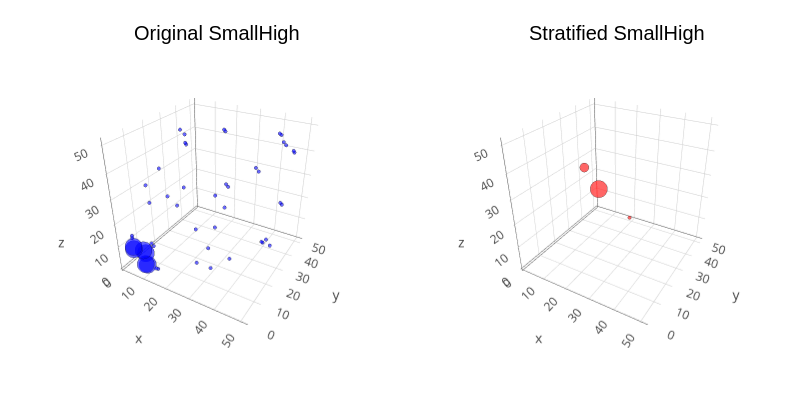

Notebook code for this chart:
### Code cell
process_high_school_hypergraph(50)

### Figure 1 — Plotly figure (JSON) as saved in the notebook; plotly's stock layout.template omitted (floating-point values rounded to 4 significant figures)
{"data": [{"colorbar": {"len": 0.8657, "title": "", "x": 0.4951, "y": 0.5087}, "legendgroup": "y1", "marker": {"color": "rgba(0, 0, 255, 0.600)", "line": {"color": "rgba(0, 0, 0, 0.600)", "width": 1}, "size": 2, "symbol": "circle"}, "mode": "markers", "name": "y1", "scene": "scene1", "showlegend": true, "type": "scatter3d", "x": [43], "xaxis": "x1", "y": [40], "yaxis": "y1", "z": [1], "zaxis": "z1"}, {"colorbar": {"len": 0.8657, "title": "", "x": 0.4951, "y": 0.5087}, "legendgroup": "y1", "marker": {"color": "rgba(0, 0, 255, 0.600)", "line": {"color": "rgba(0, 0, 0, 0.600)", "width": 1}, "size": 2, "symbol": "circle"}, "mode": "markers", "name": "y1", "scene": "scene1", "showlegend": false, "type": "scatter3d", "x": [40], "xaxis": "x1", "y": [43], "yaxis": "y1", "z": [1], "zaxis": "z1"}, {"colorbar": {"len": 0.8657, "title": "", "x": 0.4951, "y": 0.5087}, "legendgroup": "y1", "marker": {"color": "rgba(0, 0, 255, 0.600)", "line": {"color": "rgba(0, 0, 0, 0.600)", "width": 1}, "size": 10, "symbol": "circle"}, "mode": "markers", "name": "y1", "scene": "scene1", "showlegend": false, "type": "scatter3d", "x": [9], "xaxis": "x1", "y": [4], "yaxis": "y1", "z": [3], "zaxis": "z1"}, {"colorbar": {"len": 0.8657, "title": "", "x": 0.4951, "y": 0.5087}, "legendgroup": "y1", "marker": {"color": "rgba(0, 0, 255, 0.600)", "line": {"color": "rgba(0, 0, 0, 0.600)", "width": 1}, "size": 2, "symbol": "circle"}, "mode": "markers", "name": "y1", "scene": "scene1", "showlegend": false, "type": "scatter3d", "x": [14], "xaxis": "x1", "y": [4], "yaxis": "y1", "z": [3], "zaxis": "z1"}, {"colorbar": {"len": 0.8657, "title": "", "x": 0.4951, "y": 0.5087}, "legendgroup": "y1", "marker": {"color": "rgba(0, 0, 255, 0.600)", "line": {"color": "rgba(0, 0, 0, 0.600)", "width": 1}, "size": 10, "symbol": "circle"}, "mode": "markers", "name": "y1", "scene": "scene1", "showlegend": false, "type": "scatter3d", "x": [4], "xaxis": "x1", "y": [9], "yaxis": "y1", "z": [3], "zaxis": "z1"}, {"colorbar": {"len": 0.8657, "title": "", "x": 0.4951, "y": 0.5087}, "legendgroup": "y1", "marker": {"color": "rgba(0, 0, 255, 0.600)", "line": {"color": "rgba(0, 0, 0, 0.600)", "width": 1}, "size": 2, "symbol": "circle"}, "mode": "markers", "name": "y1", "scene": "scene1", "showlegend": false, "type": "scatter3d", "x": [4], "xaxis": "x1", "y": [14], "yaxis": "y1", "z": [3], "zaxis": "z1"}, {"colorbar": {"len": 0.8657, "title": "", "x": 0.4951, "y": 0.5087}, "legendgroup": "y1", "marker": {"color": "rgba(0, 0, 255, 0.600)", "line": {"color": "rgba(0, 0, 0, 0.600)", "width": 1}, "size": 10, "symbol": "circle"}, "mode": "markers", "name": "y1", "scene": "scene1", "showlegend": false, "type": "scatter3d", "x": [9], "xaxis": "x1", "y": [3], "yaxis": "y1", "z": [4], "zaxis": "z1"}, {"colorbar": {"len": 0.8657, "title": "", "x": 0.4951, "y": 0.5087}, "legendgroup": "y1", "marker": {"color": "rgba(0, 0, 255, 0.600)", "line": {"color": "rgba(0, 0, 0, 0.600)", "width": 1}, "size": 2, "symbol": "circle"}, "mode": "markers", "name": "y1", "scene": "scene1", "showlegend": false, "type": "scatter3d", "x": [14], "xaxis": "x1", "y": [3], "yaxis": "y1", "z": [4], "zaxis": "z1"}, {"colorbar": {"len": 0.8657, "title": "", "x": 0.4951, "y": 0.5087}, "legendgroup": "y1", "marker": {"color": "rgba(0, 0, 255, 0.600)", "line": {"color": "rgba(0, 0, 0, 0.600)", "width": 1}, "size": 10, "symbol": "circle"}, "mode": "markers", "name": "y1", "scene": "scene1", "showlegend": false, "type": "scatter3d", "x": [3], "xaxis": "x1", "y": [9], "yaxis": "y1", "z": [4], "zaxis": "z1"}, {"colorbar": {"len": 0.8657, "title": "", "x": 0.4951, "y": 0.5087}, "legendgroup": "y1", "marker": {"color": "rgba(0, 0, 255, 0.600)", "line": {"color": "rgba(0, 0, 0, 0.600)", "width": 1}, "size": 2, "symbol": "circle"}, "mode": "markers", "name": "y1", "scene": "scene1", "showlegend": false, "type": "scatter3d", "x": [31], "xaxis": "x1", "y": [13], "yaxis": "y1", "z": [4], "zaxis": "z1"}, {"colorbar": {"len": 0.8657, "title": "", "x": 0.4951, "y": 0.5087}, "legendgroup": "y1", "marker": {"color": "rgba(0, 0, 255, 0.600)", "line": {"color": "rgba(0, 0, 0, 0.600)", "width": 1}, "size": 2, "symbol": "circle"}, "mode": "markers", "name": "y1", "scene": "scene1", "showlegend": false, "type": "scatter3d", "x": [3], "xaxis": "x1", "y": [14], "yaxis": "y1", "z": [4], "zaxis": "z1"}, {"colorbar": {"len": 0.8657, "title": "", "x": 0.4951, "y": 0.5087}, "legendgroup": "y1", "marker": {"color": "rgba(0, 0, 255, 0.600)", "line": {"color": "rgba(0, 0, 0, 0.600)", "width": 1}, "size": 2, "symbol": "circle"}, "mode": "markers", "name": "y1", "scene": "scene1", "showlegend": false, "type": "scatter3d", "x": [13], "xaxis": "x1", "y": [31], "yaxis": "y1", "z": [4], "zaxis": "z1"}, {"colorbar": {"len": 0.8657, "title": "", "x": 0.4951, "y": 0.5087}, "legendgroup": "y1", "marker": {"color": "rgba(0, 0, 255, 0.600)", "line": {"color": "rgba(0, 0, 0, 0.600)", "width": 1}, "size": 2, "symbol": "circle"}, "mode": "markers", "name": "y1", "scene": "scene1", "showlegend": false, "type": "scatter3d", "x": [35], "xaxis": "x1", "y": [20], "yaxis": "y1", "z": [5], "zaxis": "z1"}, {"colorbar": {"len": 0.8657, "title": "", "x": 0.4951, "y": 0.5087}, "legendgroup": "y1", "marker": {"color": "rgba(0, 0, 255, 0.600)", "line": {"color": "rgba(0, 0, 0, 0.600)", "width": 1}, "size": 2, "symbol": "circle"}, "mode": "markers", "name": "y1", "scene": "scene1", "showlegend": false, "type": "scatter3d", "x": [20], "xaxis": "x1", "y": [35], "yaxis": "y1", "z": [5], "zaxis": "z1"}, {"colorbar": {"len": 0.8657, "title": "", "x": 0.4951, "y": 0.5087}, "legendgroup": "y1", "marker": {"color": "rgba(0, 0, 255, 0.600)", "line": {"color": "rgba(0, 0, 0, 0.600)", "width": 1}, "size": 10, "symbol": "circle"}, "mode": "markers", "name": "y1", "scene": "scene1", "showlegend": false, "type": "scatter3d", "x": [4], "xaxis": "x1", "y": [3], "yaxis": "y1", "z": [9], "zaxis": "z1"}, {"colorbar": {"len": 0.8657, "title": "", "x": 0.4951, "y": 0.5087}, "legendgroup": "y1", "marker": {"color": "rgba(0, 0, 255, 0.600)", "line": {"color": "rgba(0, 0, 0, 0.600)", "width": 1}, "size": 10, "symbol": "circle"}, "mode": "markers", "name": "y1", "scene": "scene1", "showlegend": false, "type": "scatter3d", "x": [3], "xaxis": "x1", "y": [4], "yaxis": "y1", "z": [9], "zaxis": "z1"}, {"colorbar": {"len": 0.8657, "title": "", "x": 0.4951, "y": 0.5087}, "legendgroup": "y1", "marker": {"color": "rgba(0, 0, 255, 0.600)", "line": {"color": "rgba(0, 0, 0, 0.600)", "width": 1}, "size": 2, "symbol": "circle"}, "mode": "markers", "name": "y1", "scene": "scene1", "showlegend": false, "type": "scatter3d", "x": [31], "xaxis": "x1", "y": [4], "yaxis": "y1", "z": [13], "zaxis": "z1"}, {"colorbar": {"len": 0.8657, "title": "", "x": 0.4951, "y": 0.5087}, "legendgroup": "y1", "marker": {"color": "rgba(0, 0, 255, 0.600)", "line": {"color": "rgba(0, 0, 0, 0.600)", "width": 1}, "size": 2, "symbol": "circle"}, "mode": "markers", "name": "y1", "scene": "scene1", "showlegend": false, "type": "scatter3d", "x": [4], "xaxis": "x1", "y": [31], "yaxis": "y1", "z": [13], "zaxis": "z1"}, {"colorbar": {"len": 0.8657, "title": "", "x": 0.4951, "y": 0.5087}, "legendgroup": "y1", "marker": {"color": "rgba(0, 0, 255, 0.600)", "line": {"color": "rgba(0, 0, 0, 0.600)", "width": 1}, "size": 2, "symbol": "circle"}, "mode": "markers", "name": "y1", "scene": "scene1", "showlegend": false, "type": "scatter3d", "x": [4], "xaxis": "x1", "y": [3], "yaxis": "y1", "z": [14], "zaxis": "z1"}, {"colorbar": {"len": 0.8657, "title": "", "x": 0.4951, "y": 0.5087}, "legendgroup": "y1", "marker": {"color": "rgba(0, 0, 255, 0.600)", "line": {"color": "rgba(0, 0, 0, 0.600)", "width": 1}, "size": 2, "symbol": "circle"}, "mode": "markers", "name": "y1", "scene": "scene1", "showlegend": false, "type": "scatter3d", "x": [3], "xaxis": "x1", "y": [4], "yaxis": "y1", "z": [14], "zaxis": "z1"}, {"colorbar": {"len": 0.8657, "title": "", "x": 0.4951, "y": 0.5087}, "legendgroup": "y1", "marker": {"color": "rgba(0, 0, 255, 0.600)", "line": {"color": "rgba(0, 0, 0, 0.600)", "width": 1}, "size": 2, "symbol": "circle"}, "mode": "markers", "name": "y1", "scene": "scene1", "showlegend": false, "type": "scatter3d", "x": [48], "xaxis": "x1", "y": [19], "yaxis": "y1", "z": [18], "zaxis": "z1"}, {"colorbar": {"len": 0.8657, "title": "", "x": 0.4951, "y": 0.5087}, "legendgroup": "y1", "marker": {"color": "rgba(0, 0, 255, 0.600)", "line": {"color": "rgba(0, 0, 0, 0.600)", "width": 1}, "size": 2, "symbol": "circle"}, "mode": "markers", "name": "y1", "scene": "scene1", "showlegend": false, "type": "scatter3d", "x": [19], "xaxis": "x1", "y": [48], "yaxis": "y1", "z": [18], "zaxis": "z1"}, {"colorbar": {"len": 0.8657, "title": "", "x": 0.4951, "y": 0.5087}, "legendgroup": "y1", "marker": {"color": "rgba(0, 0, 255, 0.600)", "line": {"color": "rgba(0, 0, 0, 0.600)", "width": 1}, "size": 2, "symbol": "circle"}, "mode": "markers", "name": "y1", "scene": "scene1", "showlegend": false, "type": "scatter3d", "x": [48], "xaxis": "x1", "y": [18], "yaxis": "y1", "z": [19], "zaxis": "z1"}, {"colorbar": {"len": 0.8657, "title": "", "x": 0.4951, "y": 0.5087}, "legendgroup": "y1", "marker": {"color": "rgba(0, 0, 255, 0.600)", "line": {"color": "rgba(0, 0, 0, 0.600)", "width": 1}, "size": 2, "symbol": "circle"}, "mode": "markers", "name": "y1", "scene": "scene1", "showlegend": false, "type": "scatter3d", "x": [45], "xaxis": "x1", "y": [44], "yaxis": "y1", "z": [19], "zaxis": "z1"}, {"colorbar": {"len": 0.8657, "title": "", "x": 0.4951, "y": 0.5087}, "legendgroup": "y1", "marker": {"color": "rgba(0, 0, 255, 0.600)", "line": {"color": "rgba(0, 0, 0, 0.600)", "width": 1}, "size": 2, "symbol": "circle"}, "mode": "markers", "name": "y1", "scene": "scene1", "showlegend": false, "type": "scatter3d", "x": [44], "xaxis": "x1", "y": [45], "yaxis": "y1", "z": [19], "zaxis": "z1"}, {"colorbar": {"len": 0.8657, "title": "", "x": 0.4951, "y": 0.5087}, "legendgroup": "y1", "marker": {"color": "rgba(0, 0, 255, 0.600)", "line": {"color": "rgba(0, 0, 0, 0.600)", "width": 1}, "size": 2, "symbol": "circle"}, "mode": "markers", "name": "y1", "scene": "scene1", "showlegend": false, "type": "scatter3d", "x": [18], "xaxis": "x1", "y": [48], "yaxis": "y1", "z": [19], "zaxis": "z1"}, {"colorbar": {"len": 0.8657, "title": "", "x": 0.4951, "y": 0.5087}, "legendgroup": "y1", "marker": {"color": "rgba(0, 0, 255, 0.600)", "line": {"color": "rgba(0, 0, 0, 0.600)", "width": 1}, "size": 2, "symbol": "circle"}, "mode": "markers", "name": "y1", "scene": "scene1", "showlegend": false, "type": "scatter3d", "x": [35], "xaxis": "x1", "y": [5], "yaxis": "y1", "z": [20], "zaxis": "z1"}, {"colorbar": {"len": 0.8657, "title": "", "x": 0.4951, "y": 0.5087}, "legendgroup": "y1", "marker": {"color": "rgba(0, 0, 255, 0.600)", "line": {"color": "rgba(0, 0, 0, 0.600)", "width": 1}, "size": 2, "symbol": "circle"}, "mode": "markers", "name": "y1", "scene": "scene1", "showlegend": false, "type": "scatter3d", "x": [5], "xaxis": "x1", "y": [35], "yaxis": "y1", "z": [20], "zaxis": "z1"}, {"colorbar": {"len": 0.8657, "title": "", "x": 0.4951, "y": 0.5087}, "legendgroup": "y1", "marker": {"color": "rgba(0, 0, 255, 0.600)", "line": {"color": "rgba(0, 0, 0, 0.600)", "width": 1}, "size": 2, "symbol": "circle"}, "mode": "markers", "name": "y1", "scene": "scene1", "showlegend": false, "type": "scatter3d", "x": [13], "xaxis": "x1", "y": [4], "yaxis": "y1", "z": [31], "zaxis": "z1"}, {"colorbar": {"len": 0.8657, "title": "", "x": 0.4951, "y": 0.5087}, "legendgroup": "y1", "marker": {"color": "rgba(0, 0, 255, 0.600)", "line": {"color": "rgba(0, 0, 0, 0.600)", "width": 1}, "size": 2, "symbol": "circle"}, "mode": "markers", "name": "y1", "scene": "scene1", "showlegend": false, "type": "scatter3d", "x": [4], "xaxis": "x1", "y": [13], "yaxis": "y1", "z": [31], "zaxis": "z1"}, {"colorbar": {"len": 0.8657, "title": "", "x": 0.4951, "y": 0.5087}, "legendgroup": "y1", "marker": {"color": "rgba(0, 0, 255, 0.600)", "line": {"color": "rgba(0, 0, 0, 0.600)", "width": 1}, "size": 2, "symbol": "circle"}, "mode": "markers", "name": "y1", "scene": "scene1", "showlegend": false, "type": "scatter3d", "x": [20], "xaxis": "x1", "y": [5], "yaxis": "y1", "z": [35], "zaxis": "z1"}, {"colorbar": {"len": 0.8657, "title": "", "x": 0.4951, "y": 0.5087}, "legendgroup": "y1", "marker": {"color": "rgba(0, 0, 255, 0.600)", "line": {"color": "rgba(0, 0, 0, 0.600)", "width": 1}, "size": 2, "symbol": "circle"}, "mode": "markers", "name": "y1", "scene": "scene1", "showlegend": false, "type": "scatter3d", "x": [5], "xaxis": "x1", "y": [20], "yaxis": "y1", "z": [35], "zaxis": "z1"}, {"colorbar": {"len": 0.8657, "title": "", "x": 0.4951, "y": 0.5087}, "legendgroup": "y1", "marker": {"color": "rgba(0, 0, 255, 0.600)", "line": {"color": "rgba(0, 0, 0, 0.600)", "width": 1}, "size": 2, "symbol": "circle"}, "mode": "markers", "name": "y1", "scene": "scene1", "showlegend": false, "type": "scatter3d", "x": [43], "xaxis": "x1", "y": [1], "yaxis": "y1", "z": [40], "zaxis": "z1"}, {"colorbar": {"len": 0.8657, "title": "", "x": 0.4951, "y": 0.5087}, "legendgroup": "y1", "marker": {"color": "rgba(0, 0, 255, 0.600)", "line": {"color": "rgba(0, 0, 0, 0.600)", "width": 1}, "size": 2, "symbol": "circle"}, "mode": "markers", "name": "y1", "scene": "scene1", "showlegend": false, "type": "scatter3d", "x": [1], "xaxis": "x1", "y": [43], "yaxis": "y1", "z": [40], "zaxis": "z1"}, {"colorbar": {"len": 0.8657, "title": "", "x": 0.4951, "y": 0.5087}, "legendgroup": "y1", "marker": {"color": "rgba(0, 0, 255, 0.600)", "line": {"color": "rgba(0, 0, 0, 0.600)", "width": 1}, "size": 2, "symbol": "circle"}, "mode": "markers", "name": "y1", "scene": "scene1", "showlegend": false, "type": "scatter3d", "x": [48], "xaxis": "x1", "y": [43], "yaxis": "y1", "z": [42], "zaxis": "z1"}, {"colorbar": {"len": 0.8657, "title": "", "x": 0.4951, "y": 0.5087}, "legendgroup": "y1", "marker": {"color": "rgba(0, 0, 255, 0.600)", "line": {"color": "rgba(0, 0, 0, 0.600)", "width": 1}, "size": 2, "symbol": "circle"}, "mode": "markers", "name": "y1", "scene": "scene1", "showlegend": false, "type": "scatter3d", "x": [43], "xaxis": "x1", "y": [48], "yaxis": "y1", "z": [42], "zaxis": "z1"}, {"colorbar": {"len": 0.8657, "title": "", "x": 0.4951, "y": 0.5087}, "legendgroup": "y1", "marker": {"color": "rgba(0, 0, 255, 0.600)", "line": {"color": "rgba(0, 0, 0, 0.600)", "width": 1}, "size": 2, "symbol": "circle"}, "mode": "markers", "name": "y1", "scene": "scene1", "showlegend": false, "type": "scatter3d", "x": [40], "xaxis": "x1", "y": [1], "yaxis": "y1", "z": [43], "zaxis": "z1"}, {"colorbar": {"len": 0.8657, "title": "", "x": 0.4951, "y": 0.5087}, "legendgroup": "y1", "marker": {"color": "rgba(0, 0, 255, 0.600)", "line": {"color": "rgba(0, 0, 0, 0.600)", "width": 1}, "size": 2, "symbol": "circle"}, "mode": "markers", "name": "y1", "scene": "scene1", "showlegend": false, "type": "scatter3d", "x": [1], "xaxis": "x1", "y": [40], "yaxis": "y1", "z": [43], "zaxis": "z1"}, {"colorbar": {"len": 0.8657, "title": "", "x": 0.4951, "y": 0.5087}, "legendgroup": "y1", "marker": {"color": "rgba(0, 0, 255, 0.600)", "line": {"color": "rgba(0, 0, 0, 0.600)", "width": 1}, "size": 2, "symbol": "circle"}, "mode": "markers", "name": "y1", "scene": "scene1", "showlegend": false, "type": "scatter3d", "x": [48], "xaxis": "x1", "y": [42], "yaxis": "y1", "z": [43], "zaxis": "z1"}, {"colorbar": {"len": 0.8657, "title": "", "x": 0.4951, "y": 0.5087}, "legendgroup": "y1", "marker": {"color": "rgba(0, 0, 255, 0.600)", "line": {"color": "rgba(0, 0, 0, 0.600)", "width": 1}, "size": 2, "symbol": "circle"}, "mode": "markers", "name": "y1", "scene": "scene1", "showlegend": false, "type": "scatter3d", "x": [42], "xaxis": "x1", "y": [48], "yaxis": "y1", "z": [43], "zaxis": "z1"}, {"colorbar": {"len": 0.8657, "title": "", "x": 0.4951, "y": 0.5087}, "legendgroup": "y1", "marker": {"color": "rgba(0, 0, 255, 0.600)", "line": {"color": "rgba(0, 0, 0, 0.600)", "width": 1}, "size": 2, "symbol": "circle"}, "mode": "markers", "name": "y1", "scene": "scene1", "showlegend": false, "type": "scatter3d", "x": [45], "xaxis": "x1", "y": [19], "yaxis": "y1", "z": [44], "zaxis": "z1"}, {"colorbar": {"len": 0.8657, "title": "", "x": 0.4951, "y": 0.5087}, "legendgroup": "y1", "marker": {"color": "rgba(0, 0, 255, 0.600)", "line": {"color": "rgba(0, 0, 0, 0.600)", "width": 1}, "size": 2, "symbol": "circle"}, "mode": "markers", "name": "y1", "scene": "scene1", "showlegend": false, "type": "scatter3d", "x": [19], "xaxis": "x1", "y": [45], "yaxis": "y1", "z": [44], "zaxis": "z1"}, {"colorbar": {"len": 0.8657, "title": "", "x": 0.4951, "y": 0.5087}, "legendgroup": "y1", "marker": {"color": "rgba(0, 0, 255, 0.600)", "line": {"color": "rgba(0, 0, 0, 0.600)", "width": 1}, "size": 2, "symbol": "circle"}, "mode": "markers", "name": "y1", "scene": "scene1", "showlegend": false, "type": "scatter3d", "x": [44], "xaxis": "x1", "y": [19], "yaxis": "y1", "z": [45], "zaxis": "z1"}, {"colorbar": {"len": 0.8657, "title": "", "x": 0.4951, "y": 0.5087}, "legendgroup": "y1", "marker": {"color": "rgba(0, 0, 255, 0.600)", "line": {"color": "rgba(0, 0, 0, 0.600)", "width": 1}, "size": 2, "symbol": "circle"}, "mode": "markers", "name": "y1", "scene": "scene1", "showlegend": false, "type": "scatter3d", "x": [19], "xaxis": "x1", "y": [44], "yaxis": "y1", "z": [45], "zaxis": "z1"}, {"colorbar": {"len": 0.8657, "title": "", "x": 0.4951, "y": 0.5087}, "legendgroup": "y1", "marker": {"color": "rgba(0, 0, 255, 0.600)", "line": {"color": "rgba(0, 0, 0, 0.600)", "width": 1}, "size": 2, "symbol": "circle"}, "mode": "markers", "name": "y1", "scene": "scene1", "showlegend": false, "type": "scatter3d", "x": [19], "xaxis": "x1", "y": [18], "yaxis": "y1", "z": [48], "zaxis": "z1"}, {"colorbar": {"len": 0.8657, "title": "", "x": 0.4951, "y": 0.5087}, "legendgroup": "y1", "marker": {"color": "rgba(0, 0, 255, 0.600)", "line": {"color": "rgba(0, 0, 0, 0.600)", "width": 1}, "size": 2, "symbol": "circle"}, "mode": "markers", "name": "y1", "scene": "scene1", "showlegend": false, "type": "scatter3d", "x": [18], "xaxis": "x1", "y": [19], "yaxis": "y1", "z": [48], "zaxis": "z1"}, {"colorbar": {"len": 0.8657, "title": "", "x": 0.4951, "y": 0.5087}, "legendgroup": "y1", "marker": {"color": "rgba(0, 0, 255, 0.600)", "line": {"color": "rgba(0, 0, 0, 0.600)", "width": 1}, "size": 2, "symbol": "circle"}, "mode": "markers", "name": "y1", "scene": "scene1", "showlegend": false, "type": "scatter3d", "x": [43], "xaxis": "x1", "y": [42], "yaxis": "y1", "z": [48], "zaxis": "z1"}, {"colorbar": {"len": 0.8657, "title": "", "x": 0.4951, "y": 0.5087}, "legendgroup": "y1", "marker": {"color": "rgba(0, 0, 255, 0.600)", "line": {"color": "rgba(0, 0, 0, 0.600)", "width": 1}, "size": 2, "symbol": "circle"}, "mode": "markers", "name": "y1", "scene": "scene1", "showlegend": false, "type": "scatter3d", "x": [42], "xaxis": "x1", "y": [43], "yaxis": "y1", "z": [48], "zaxis": "z1"}, {"colorbar": {"len": 0.8657, "title": "", "x": 0.4951, "y": 0.5087}, "legendgroup": "y2", "marker": {"color": "rgba(255, 255, 255, 0.000)", "line": {"color": "rgba(0, 0, 0, 0.000)", "width": 1}, "size": 0.2, "symbol": "circle"}, "mode": "markers", "name": "y2", "scene": "scene1", "showlegend": true, "type": "scatter3d", "x": [1, 51], "xaxis": "x1", "y": [1, 51], "yaxis": "y1", "z": [1, 51], "zaxis": "z1"}, {"colorbar": {"len": 0.8657, "title": "", "x": 0.9951, "y": 0.5087}, "legendgroup": "y1", "marker": {"color": "rgba(255, 0, 0, 0.600)", "line": {"color": "rgba(0, 0, 0, 0.600)", "width": 1}, "size": 2, "symbol": "circle"}, "mode": "markers", "name": "y1", "scene": "scene2", "showlegend": true, "type": "scatter3d", "x": [31], "xaxis": "x2", "y": [27], "yaxis": "y2", "z": [18], "zaxis": "z2"}, {"colorbar": {"len": 0.8657, "title": "", "x": 0.9951, "y": 0.5087}, "legendgroup": "y1", "marker": {"color": "rgba(255, 0, 0, 0.600)", "line": {"color": "rgba(0, 0, 0, 0.600)", "width": 1}, "size": 10, "symbol": "circle"}, "mode": "markers", "name": "y1", "scene": "scene2", "showlegend": false, "type": "scatter3d", "x": [15], "xaxis": "x2", "y": [31], "yaxis": "y2", "z": [24], "zaxis": "z2"}, {"colorbar": {"len": 0.8657, "title": "", "x": 0.9951, "y": 0.5087}, "legendgroup": "y1", "marker": {"color": "rgba(255, 0, 0, 0.600)", "line": {"color": "rgba(0, 0, 0, 0.600)", "width": 1}, "size": 5.2, "symbol": "circle"}, "mode": "markers", "name": "y1", "scene": "scene2", "showlegend": false, "type": "scatter3d", "x": [15], "xaxis": "x2", "y": [22], "yaxis": "y2", "z": [37], "zaxis": "z2"}, {"colorbar": {"len": 0.8657, "title": "", "x": 0.9951, "y": 0.5087}, "legendgroup": "y2", "marker": {"color": "rgba(255, 255, 255, 0.000)", "line": {"color": "rgba(0, 0, 0, 0.000)", "width": 1}, "size": 0.2, "symbol": "circle"}, "mode": "markers", "name": "y2", "scene": "scene2", "showlegend": true, "type": "scatter3d", "x": [1, 51], "xaxis": "x2", "y": [1, 51], "yaxis": "y2", "z": [1, 51], "zaxis": "z2"}], "layout": {"annotations": [{"font": {"color": "rgba(0, 0, 0, 1.000)", "family": "sans-serif", "size": 20}, "rotation": 0, "showarrow": false, "text": "Original SmallHigh", "x": 0.2707, "xanchor": "center", "xref": "paper", "y": 1, "yanchor": "top", "yref": "paper"}, {"font": {"color": "rgba(0, 0, 0, 1.000)", "family": "sans-serif", "size": 20}, "rotation": 0, "showarrow": false, "text": "Stratified SmallHigh", "x": 0.7707, "xanchor": "center", "xref": "paper", "y": 1, "yanchor": "top", "yref": "paper"}], "height": 400, "margin": {"b": 20, "l": 0, "r": 0, "t": 20}, "paper_bgcolor": "rgba(255, 255, 255, 1.000)", "plot_bgcolor": "rgba(255, 255, 255, 1.000)", "scene1": {"camera": {"eye": {"x": 1.126, "y": -1.95, "z": 1.3}, "projection": "orthographic"}, "domain": {"x": [0.04624, 0.4951], "y": [0.07581, 0.9415]}, "xaxis1": {"gridcolor": "rgba(0, 0, 0, 0.100)", "gridwidth": 0.5, "linecolor": "rgba(0, 0, 0, 1.000)", "mirror": false, "range": [1, 51], "showgrid": true, "showline": true, "showticklabels": true, "tickangle": 0, "tickcolor": "rgb(0, 0, 0)", "tickfont": {"color": "rgba(0, 0, 0, 1.000)", "family": "sans-serif", "size": 11}, "tickmode": "array", "ticks": "inside", "ticktext": ["10", "20", "30", "40", "50"], "tickvals": [10, 20, 30, 40, 50], "title": "X", "titlefont": {"color": "rgba(0, 0, 0, 1.000)", "family": "sans-serif", "size": 15}, "type": "-", "visible": true, "zeroline": false, "zerolinecolor": "rgba(0, 0, 0, 1.000)"}, "yaxis1": {"gridcolor": "rgba(0, 0, 0, 0.100)", "gridwidth": 0.5, "linecolor": "rgba(0, 0, 0, 1.000)", "mirror": false, "range": [1, 51], "showgrid": true, "showline": true, "showticklabels": true, "tickangle": 0, "tickcolor": "rgb(0, 0, 0)", "tickfont": {"color": "rgba(0, 0, 0, 1.000)", "family": "sans-serif", "size": 11}, "tickmode": "array", "ticks": "inside", "ticktext": ["10", "20", "30", "40", "50"], "tickvals": [10, 20, 30, 40, 50], "title": "Y", "titlefont": {"color": "rgba(0, 0, 0, 1.000)", "family": "sans-serif", "size": 15}, "type": "-", "visible": true, "zeroline": false, "zerolinecolor": "rgba(0, 0, 0, 1.000)"}, "zaxis1": {"gridcolor": "rgba(0, 0, 0, 0.100)", "gridwidth": 0.5, "linecolor": "rgba(0, 0, 0, 1.000)", "mirror": false, "range": [1, 51], "showgrid": true, "showline": true, "showticklabels": true, "tickangle": 0, "tickcolor": "rgb(0, 0, 0)", "tickfont": {"color": "rgba(0, 0, 0, 1.000)", "family": "sans-serif", "size": 11}, "tickmode": "array", "ticks": "inside", "ticktext": ["10", "20", "30", "40", "50"], "tickvals": [10, 20, 30, 40, 50], "title": "Z", "titlefont": {"color": "rgba(0, 0, 0, 1.000)", "family": "sans-serif", "size": 15}, "type": "-", "visible": true, "zeroline": false, "zerolinecolor": "rgba(0, 0, 0, 1.000)"}}, "scene2": {"camera": {"eye": {"x": 1.126, "y": -1.95, "z": 1.3}, "projection": "orthographic"}, "domain": {"x": [0.5462, 0.9951], "y": [0.07581, 0.9415]}, "xaxis2": {"gridcolor": "rgba(0, 0, 0, 0.100)", "gridwidth": 0.5, "linecolor": "rgba(0, 0, 0, 1.000)", "mirror": false, "range": [1, 51], "showgrid": true, "showline": true, "showticklabels": true, "tickangle": 0, "tickcolor": "rgb(0, 0, 0)", "tickfont": {"color": "rgba(0, 0, 0, 1.000)", "family": "sans-serif", "size": 11}, "tickmode": "array", "ticks": "inside", "ticktext": ["10", "20", "30", "40", "50"], "tickvals": [10, 20, 30, 40, 50], "title": "X", "titlefont": {"color": "rgba(0, 0, 0, 1.000)", "family": "sans-serif", "size": 15}, "type": "-", "visible": true, "zeroline": false, "zerolinecolor": "rgba(0, 0, 0, 1.000)"}, "yaxis2": {"gridcolor": "rgba(0, 0, 0, 0.100)", "gridwidth": 0.5, "linecolor": "rgba(0, 0, 0, 1.000)", "mirror": false, "range": [1, 51], "showgrid": true, "showline": true, "showticklabels": true, "tickangle": 0, "tickcolor": "rgb(0, 0, 0)", "tickfont": {"color": "rgba(0, 0, 0, 1.000)", "family": "sans-serif", "size": 11}, "tickmode": "array", "ticks": "inside", "ticktext": ["10", "20", "30", "40", "50"], "tickvals": [10, 20, 30, 40, 50], "title": "Y", "titlefont": {"color": "rgba(0, 0, 0, 1.000)", "family": "sans-serif", "size": 15}, "type": "-", "visible": true, "zeroline": false, "zerolinecolor": "rgba(0, 0, 0, 1.000)"}, "zaxis2": {"gridcolor": "rgba(0, 0, 0, 0.100)", "gridwidth": 0.5, "linecolor": "rgba(0, 0, 0, 1.000)", "mirror": false, "range": [1, 51], "showgrid": true, "showline": true, "showticklabels": true, "tickangle": 0, "tickcolor": "rgb(0, 0, 0)", "tickfont": {"color": "rgba(0, 0, 0, 1.000)", "family": "sans-serif", "size": 11}, "tickmode": "array", "ticks": "inside", "ticktext": ["10", "20", "30", "40", "50"], "tickvals": [10, 20, 30, 40, 50], "title": "Z", "titlefont": {"color": "rgba(0, 0, 0, 1.000)", "family": "sans-serif", "size": 15}, "type": "-", "visible": true, "zeroline": false, "zerolinecolor": "rgba(0, 0, 0, 1.000)"}}, "showlegend": false, "width": 800}}
